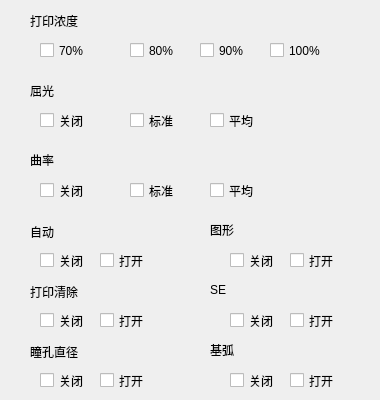
      <widget class="QWidget" name="page_printset">
       <widget class="QCheckBox" name="checkBox_52">
        <property name="geometry">
         <rect>
          <x>270</x>
          <y>40</y>
          <width>81</width>
          <height>21</height>
         </rect>
        </property>
        <property name="acceptDrops">
         <bool>true</bool>
        </property>
        <property name="styleSheet">
         <string notr="true">font: 13pt &quot;黑体&quot;;</string>
        </property>
        <property name="text">
         <string>100%</string>
        </property>
       </widget>
       <widget class="QLabel" name="label_24">
        <property name="geometry">
         <rect>
          <x>30</x>
          <y>80</y>
          <width>61</width>
          <height>21</height>
         </rect>
        </property>
        <property name="styleSheet">
         <string notr="true">font: 14pt &quot;黑体&quot;;</string>
        </property>
        <property name="text">
         <string>屈光</string>
        </property>
       </widget>
       <widget class="QCheckBox" name="checkBox_30">
        <property name="geometry">
         <rect>
          <x>100</x>
          <y>250</y>
          <width>61</width>
          <height>21</height>
         </rect>
        </property>
        <property name="acceptDrops">
         <bool>true</bool>
        </property>
        <property name="styleSheet">
         <string notr="true">font: 13pt &quot;黑体&quot;;</string>
        </property>
        <property name="text">
         <string>打开</string>
        </property>
       </widget>
       <widget class="QLabel" name="label_25">
        <property name="geometry">
         <rect>
          <x>30</x>
          <y>10</y>
          <width>81</width>
          <height>21</height>
         </rect>
        </property>
        <property name="styleSheet">
         <string notr="true">font: 14pt &quot;黑体&quot;;</string>
        </property>
        <property name="text">
         <string>打印浓度</string>
        </property>
       </widget>
       <widget class="QLabel" name="label_26">
        <property name="geometry">
         <rect>
          <x>30</x>
          <y>222</y>
          <width>81</width>
          <height>20</height>
         </rect>
        </property>
        <property name="styleSheet">
         <string notr="true">font: 14pt &quot;黑体&quot;;</string>
        </property>
        <property name="text">
         <string>自动</string>
        </property>
       </widget>
       <widget class="QCheckBox" name="checkBox_48">
        <property name="geometry">
         <rect>
          <x>210</x>
          <y>110</y>
          <width>81</width>
          <height>21</height>
         </rect>
        </property>
        <property name="acceptDrops">
         <bool>true</bool>
        </property>
        <property name="styleSheet">
         <string notr="true">font: 13pt &quot;黑体&quot;;</string>
        </property>
        <property name="text">
         <string>平均</string>
        </property>
       </widget>
       <widget class="QLabel" name="label_27">
        <property name="geometry">
         <rect>
          <x>30</x>
          <y>282</y>
          <width>81</width>
          <height>20</height>
         </rect>
        </property>
        <property name="styleSheet">
         <string notr="true">font: 14pt &quot;黑体&quot;;</string>
        </property>
        <property name="text">
         <string>打印清除</string>
        </property>
       </widget>
       <widget class="QCheckBox" name="checkBox_41">
        <property name="geometry">
         <rect>
          <x>130</x>
          <y>40</y>
          <width>81</width>
          <height>21</height>
         </rect>
        </property>
        <property name="acceptDrops">
         <bool>true</bool>
        </property>
        <property name="styleSheet">
         <string notr="true">font: 13pt &quot;黑体&quot;;</string>
        </property>
        <property name="text">
         <string>80%</string>
        </property>
       </widget>
       <widget class="QCheckBox" name="checkBox_54">
        <property name="geometry">
         <rect>
          <x>230</x>
          <y>310</y>
          <width>61</width>
          <height>21</height>
         </rect>
        </property>
        <property name="acceptDrops">
         <bool>true</bool>
        </property>
        <property name="styleSheet">
         <string notr="true">font: 13pt &quot;黑体&quot;;</string>
        </property>
        <property name="text">
         <string>关闭</string>
        </property>
       </widget>
       <widget class="QLabel" name="label_28">
        <property name="geometry">
         <rect>
          <x>210</x>
          <y>340</y>
          <width>81</width>
          <height>20</height>
         </rect>
        </property>
        <property name="styleSheet">
         <string notr="true">font: 14pt &quot;黑体&quot;;</string>
        </property>
        <property name="text">
         <string>基弧</string>
        </property>
       </widget>
       <widget class="QCheckBox" name="checkBox_47">
        <property name="geometry">
         <rect>
          <x>40</x>
          <y>180</y>
          <width>61</width>
          <height>21</height>
         </rect>
        </property>
        <property name="acceptDrops">
         <bool>true</bool>
        </property>
        <property name="styleSheet">
         <string notr="true">font: 13pt &quot;黑体&quot;;</string>
        </property>
        <property name="text">
         <string>关闭</string>
        </property>
       </widget>
       <widget class="QCheckBox" name="checkBox_55">
        <property name="geometry">
         <rect>
          <x>290</x>
          <y>310</y>
          <width>81</width>
          <height>21</height>
         </rect>
        </property>
        <property name="acceptDrops">
         <bool>true</bool>
        </property>
        <property name="styleSheet">
         <string notr="true">font: 13pt &quot;黑体&quot;;</string>
        </property>
        <property name="text">
         <string>打开</string>
        </property>
       </widget>
       <widget class="QCheckBox" name="checkBox_60">
        <property name="geometry">
         <rect>
          <x>40</x>
          <y>370</y>
          <width>61</width>
          <height>21</height>
         </rect>
        </property>
        <property name="acceptDrops">
         <bool>true</bool>
        </property>
        <property name="styleSheet">
         <string notr="true">font: 13pt &quot;黑体&quot;;</string>
        </property>
        <property name="text">
         <string>关闭</string>
        </property>
       </widget>
       <widget class="QCheckBox" name="checkBox_40">
        <property name="geometry">
         <rect>
          <x>130</x>
          <y>110</y>
          <width>81</width>
          <height>21</height>
         </rect>
        </property>
        <property name="acceptDrops">
         <bool>true</bool>
        </property>
        <property name="styleSheet">
         <string notr="true">font: 13pt &quot;黑体&quot;;</string>
        </property>
        <property name="text">
         <string>标准</string>
        </property>
       </widget>
       <widget class="QCheckBox" name="checkBox_46">
        <property name="geometry">
         <rect>
          <x>40</x>
          <y>110</y>
          <width>61</width>
          <height>21</height>
         </rect>
        </property>
        <property name="acceptDrops">
         <bool>true</bool>
        </property>
        <property name="styleSheet">
         <string notr="true">font: 13pt &quot;黑体&quot;;</string>
        </property>
        <property name="text">
         <string>关闭</string>
        </property>
       </widget>
       <widget class="QCheckBox" name="checkBox_58">
        <property name="geometry">
         <rect>
          <x>290</x>
          <y>370</y>
          <width>81</width>
          <height>21</height>
         </rect>
        </property>
        <property name="acceptDrops">
         <bool>true</bool>
        </property>
        <property name="styleSheet">
         <string notr="true">font: 13pt &quot;黑体&quot;;</string>
        </property>
        <property name="text">
         <string>打开</string>
        </property>
       </widget>
       <widget class="QLabel" name="label_29">
        <property name="geometry">
         <rect>
          <x>210</x>
          <y>220</y>
          <width>81</width>
          <height>20</height>
         </rect>
        </property>
        <property name="styleSheet">
         <string notr="true">font: 14pt &quot;黑体&quot;;</string>
        </property>
        <property name="text">
         <string>图形</string>
        </property>
       </widget>
       <widget class="QCheckBox" name="checkBox_42">
        <property name="geometry">
         <rect>
          <x>130</x>
          <y>180</y>
          <width>81</width>
          <height>21</height>
         </rect>
        </property>
        <property name="acceptDrops">
         <bool>true</bool>
        </property>
        <property name="styleSheet">
         <string notr="true">font: 13pt &quot;黑体&quot;;</string>
        </property>
        <property name="text">
         <string>标准</string>
        </property>
       </widget>
       <widget class="QCheckBox" name="checkBox_44">
        <property name="geometry">
         <rect>
          <x>40</x>
          <y>40</y>
          <width>81</width>
          <height>21</height>
         </rect>
        </property>
        <property name="acceptDrops">
         <bool>true</bool>
        </property>
        <property name="styleSheet">
         <string notr="true">font: 13pt &quot;黑体&quot;;</string>
        </property>
        <property name="text">
         <string>70%</string>
        </property>
       </widget>
       <widget class="QCheckBox" name="checkBox_50">
        <property name="geometry">
         <rect>
          <x>210</x>
          <y>180</y>
          <width>81</width>
          <height>21</height>
         </rect>
        </property>
        <property name="acceptDrops">
         <bool>true</bool>
        </property>
        <property name="styleSheet">
         <string notr="true">font: 13pt &quot;黑体&quot;;</string>
        </property>
        <property name="text">
         <string>平均</string>
        </property>
       </widget>
       <widget class="QCheckBox" name="checkBox_56">
        <property name="geometry">
         <rect>
          <x>40</x>
          <y>310</y>
          <width>61</width>
          <height>21</height>
         </rect>
        </property>
        <property name="acceptDrops">
         <bool>true</bool>
        </property>
        <property name="styleSheet">
         <string notr="true">font: 13pt &quot;黑体&quot;;</string>
        </property>
        <property name="text">
         <string>关闭</string>
        </property>
       </widget>
       <widget class="QCheckBox" name="checkBox_43">
        <property name="geometry">
         <rect>
          <x>40</x>
          <y>250</y>
          <width>61</width>
          <height>21</height>
         </rect>
        </property>
        <property name="acceptDrops">
         <bool>true</bool>
        </property>
        <property name="styleSheet">
         <string notr="true">font: 13pt &quot;黑体&quot;;</string>
        </property>
        <property name="text">
         <string>关闭</string>
        </property>
       </widget>
       <widget class="QCheckBox" name="checkBox_53">
        <property name="geometry">
         <rect>
          <x>200</x>
          <y>40</y>
          <width>51</width>
          <height>21</height>
         </rect>
        </property>
        <property name="acceptDrops">
         <bool>true</bool>
        </property>
        <property name="styleSheet">
         <string notr="true">font: 13pt &quot;黑体&quot;;</string>
        </property>
        <property name="text">
         <string>90%</string>
        </property>
       </widget>
       <widget class="QLabel" name="label_30">
        <property name="geometry">
         <rect>
          <x>210</x>
          <y>280</y>
          <width>81</width>
          <height>20</height>
         </rect>
        </property>
        <property name="styleSheet">
         <string notr="true">font: 14pt &quot;黑体&quot;;</string>
        </property>
        <property name="text">
         <string>SE</string>
        </property>
       </widget>
       <widget class="QCheckBox" name="checkBox_49">
        <property name="geometry">
         <rect>
          <x>230</x>
          <y>250</y>
          <width>61</width>
          <height>21</height>
         </rect>
        </property>
        <property name="acceptDrops">
         <bool>true</bool>
        </property>
        <property name="styleSheet">
         <string notr="true">font: 13pt &quot;黑体&quot;;</string>
        </property>
        <property name="text">
         <string>关闭</string>
        </property>
       </widget>
       <widget class="QCheckBox" name="checkBox_51">
        <property name="geometry">
         <rect>
          <x>290</x>
          <y>250</y>
          <width>81</width>
          <height>21</height>
         </rect>
        </property>
        <property name="acceptDrops">
         <bool>true</bool>
        </property>
        <property name="styleSheet">
         <string notr="true">font: 13pt &quot;黑体&quot;;</string>
        </property>
        <property name="text">
         <string>打开</string>
        </property>
       </widget>
       <widget class="QCheckBox" name="checkBox_59">
        <property name="geometry">
         <rect>
          <x>100</x>
          <y>370</y>
          <width>61</width>
          <height>21</height>
         </rect>
        </property>
        <property name="acceptDrops">
         <bool>true</bool>
        </property>
        <property name="styleSheet">
         <string notr="true">font: 13pt &quot;黑体&quot;;</string>
        </property>
        <property name="text">
         <string>打开</string>
        </property>
       </widget>
       <widget class="QLabel" name="label_31">
        <property name="geometry">
         <rect>
          <x>30</x>
          <y>342</y>
          <width>81</width>
          <height>20</height>
         </rect>
        </property>
        <property name="styleSheet">
         <string notr="true">font: 14pt &quot;黑体&quot;;</string>
        </property>
        <property name="text">
         <string>瞳孔直径</string>
        </property>
       </widget>
       <widget class="QCheckBox" name="checkBox_45">
        <property name="geometry">
         <rect>
          <x>100</x>
          <y>310</y>
          <width>61</width>
          <height>21</height>
         </rect>
        </property>
        <property name="acceptDrops">
         <bool>true</bool>
        </property>
        <property name="styleSheet">
         <string notr="true">font: 13pt &quot;黑体&quot;;</string>
        </property>
        <property name="text">
         <string>打开</string>
        </property>
       </widget>
       <widget class="QCheckBox" name="checkBox_57">
        <property name="geometry">
         <rect>
          <x>230</x>
          <y>370</y>
          <width>61</width>
          <height>21</height>
         </rect>
        </property>
        <property name="acceptDrops">
         <bool>true</bool>
        </property>
        <property name="styleSheet">
         <string notr="true">font: 13pt &quot;黑体&quot;;</string>
        </property>
        <property name="text">
         <string>关闭</string>
        </property>
       </widget>
       <widget class="QLabel" name="label_32">
        <property name="geometry">
         <rect>
          <x>30</x>
          <y>150</y>
          <width>61</width>
          <height>20</height>
         </rect>
        </property>
        <property name="styleSheet">
         <string notr="true">font: 14pt &quot;黑体&quot;;</string>
        </property>
        <property name="text">
         <string>曲率</string>
        </property>
       </widget>
      </widget>
